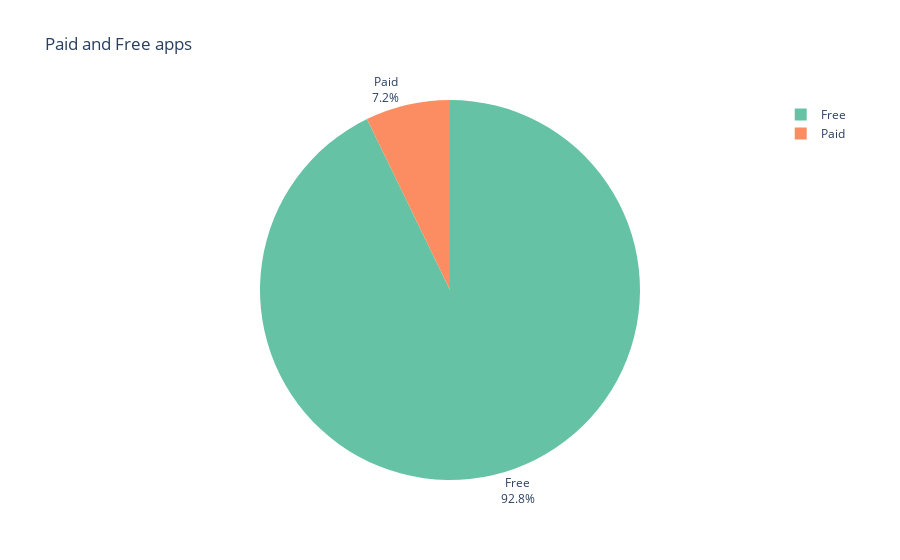

The cell this chart's notebook holds for it:
### Code cell
fig = px.pie(labels=type.index, 
             values=type.values,
             title="Paid and Free apps",
             names=type.index,
             color_discrete_sequence=px.colors.qualitative.Set2
)

fig.update_traces(textposition='outside', textinfo='percent+label')

fig.show()

### Figure 1 — Plotly figure (JSON) as saved in the notebook; plotly's stock layout.template omitted (floating-point values rounded to 4 significant figures)
{"data": [{"domain": {"x": [0, 1], "y": [0, 1]}, "hovertemplate": "label=%{label}<br>value=%{value}<extra></extra>", "labels": ["Free", "Paid"], "legendgroup": "", "name": "", "showlegend": true, "textinfo": "percent+label", "textposition": "outside", "type": "pie", "values": [7595, 589]}], "layout": {"legend": {"tracegroupgap": 0}, "piecolorway": ["rgb(102,194,165)", "rgb(252,141,98)", "rgb(141,160,203)", "rgb(231,138,195)", "rgb(166,216,84)", "rgb(255,217,47)", "rgb(229,196,148)", "rgb(179,179,179)"], "title": {"text": "Paid and Free apps"}}}
